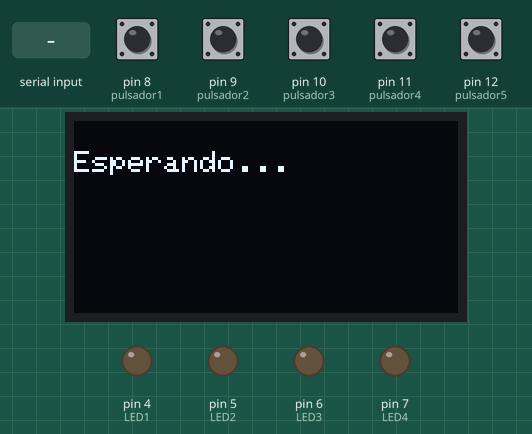
This sketch was run on a simulated Arduino Uno, built with avr-gcc and run on an emulated ATmega328P. Shown: 128×64 one-colour display, output pins drawn as LEDs (lit = HIGH). Dashed ring = blinking. Inputs (shaded band) come from the test bench; at power-on: pin 8 (pulsador1), pin 9 (pulsador2), pin 10 (pulsador3), pin 11 (pulsador4), pin 12 (pulsador5) LOW.

Above: at 2.2 s.
2.3 s: byte 30 received over Serial
At 3.2 s:
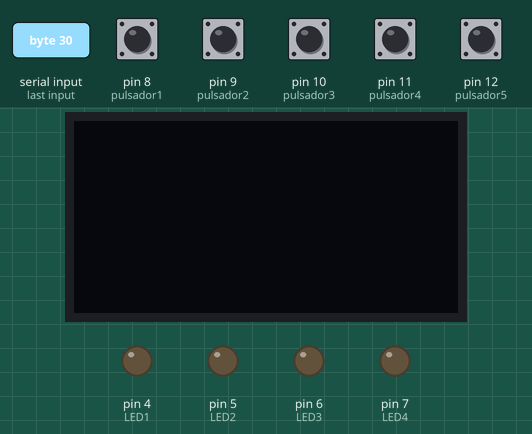
3.8 s: pin 8 (pulsador1) pulled HIGH for 0.15 s
At 4.2 s:
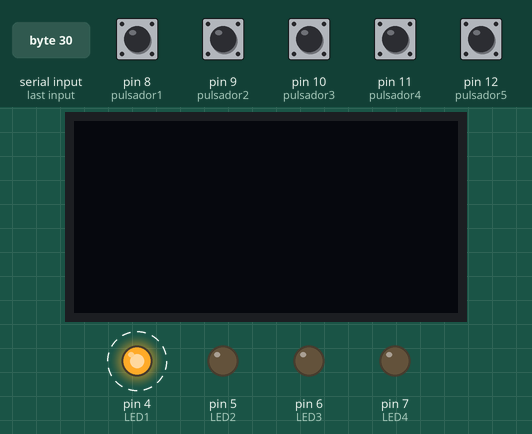
6.9 s: pin 9 (pulsador2) pulled HIGH for 0.15 s
At 7.3 s:
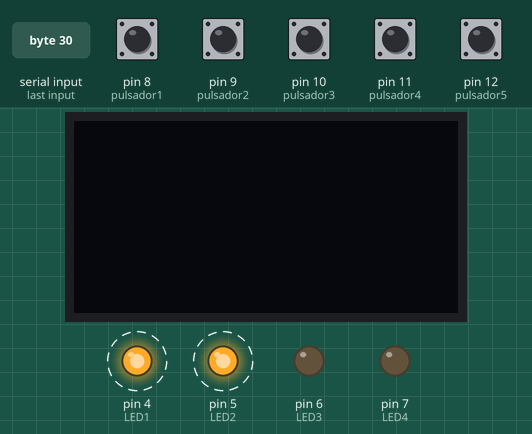
10.0 s: pin 10 (pulsador3) pulled HIGH for 0.15 s
At 10.25 s:
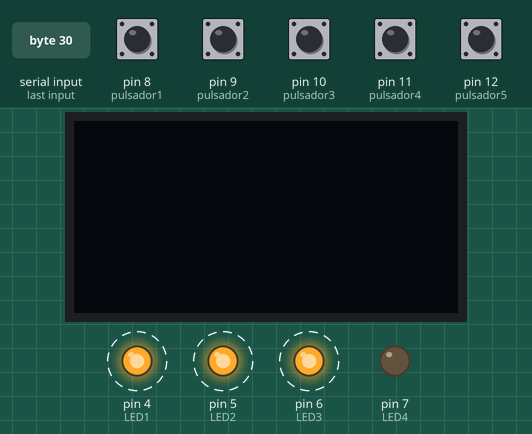
10.7 s: pin 11 (pulsador4) pulled HIGH for 0.15 s
Timing chart, 0 to 14.0 s (numbered marks = the images above; inputs shaded):
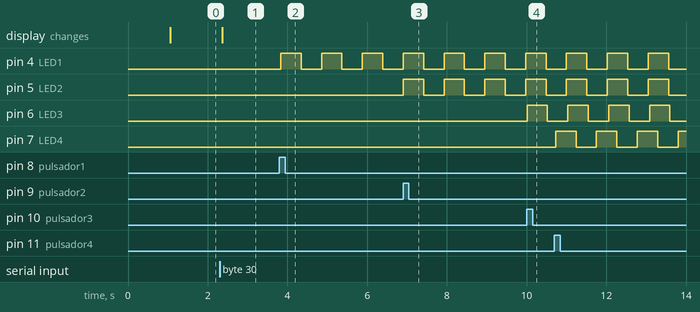

The sketch:

labCorte3UNO.ino
```cpp
//Codigo comunicacion serial entre arduinos Brayan Romero Julian Duarte
// Codigo para arduino UNO


#include <Wire.h>
#include <Adafruit_GFX.h>
#include <Adafruit_SSD1306.h>
#include <Fonts/FreeMonoBold12pt7b.h>
Adafruit_SSD1306 display(128,64);


//------------------Variables millis-------------------------------
unsigned long int flanco_subida1, flanco_subida2, flanco_subida3, flanco_subida4, flanco_subida5;
unsigned long int v_ini_leds[4],v_act_leds;

//Contadores
short int contadores_pulsadores[5] = {0 ,0 ,0 ,0 ,0 };
bool  banderas_parpadeos[4] = {false,false,false,false};
bool cambios_leds[4] = {false,false,false,false};


//-----------------Leds--------------------------------------------
const int LED1 = 4;
const int LED2 = 5;
const int LED3 = 6;
const int LED4 = 7;
//--------------------------------------------------------------


//Lectura de pulsacion
const int pulsador1 = 8;
const int pulsador2 = 9;
const int pulsador3 = 10;
const int pulsador4 = 11;
const int pulsador5 = 12;


short int lectura1 = 0;
short int lectura2 = 0;
short int lectura3 = 0;
short int lectura4 = 0;
short int lectura5 = 0;


short int lectura1_anterior = 0;
short int lectura2_anterior = 0;
short int lectura3_anterior = 0;
short int lectura4_anterior = 0;
short int lectura5_anterior = 0;
//-------------------------------------------------------------------

//Bandera para mostrar
bool vacio = true;

//Variables de recepcion---------------------------------------------
int sensores_recepcion[5] = {-1,0,0,0,0};    //bandera,voltaje,Temperatura,resistencia,luz
bool band1 = false;
bool band2 = false;
bool band3 = false;
bool band4 = false;
bool activado = false;
short int a = 0;
//------------------------------------------------------------------


//----------------Variables para medir voltaje--------------------
float voltaje_leido;
float voltaje_real;
//----------------------------------------------------------------


//---------------Variables de temperatura-------------------------
short int contador_temperatura = 0;
float valor_temperatura;
float Vout_temperatura;
float temperatura_celsius;
//-----------------------------------------------------------------


//--------------Variables de medidor resistencia------------------
short int contador_resistencia = 0;
const float R1_resistencia = 1000;
const float Vin_resistencia = 4.99;
float Vout_resistencia = 0;
float R2_resistencia;
//----------------------------------------------------------------


//--------------Variables sensor luz------------------------------
const float Vin_luz = 4.99;
const float Vmin_luz = 0.09;
const float Vmax_luz = 4.89;
const float R1_luz = 9700;
float distancia_luz=(Vmax_luz-Vmin_luz)/100;
float Vout_luz;
float porcentaje_luz;
//----------------------------------------------------------------


//-----------------Calculos de las variables en loop--------------
void calculo_voltaje(){
  voltaje_leido = (sensores_recepcion[1]* 5)/254.0;
  voltaje_real = voltaje_leido * (50/4.5);
}

void calculo_temperatura(){
  valor_temperatura = sensores_recepcion[2];
  Vout_temperatura = (valor_temperatura*5)/254.0;
  temperatura_celsius = Vout_temperatura*100;

}

void calculo_resistencia(){
  float valor_resistencia = sensores_recepcion[3];
  Vout_resistencia=valor_resistencia * (5 / 254.0);
  R2_resistencia = (Vout_resistencia * R1_resistencia) / (Vin_resistencia-Vout_resistencia);
}

void calculo_luz(){
  float valor_luz = sensores_recepcion[4];
  Vout_luz = valor_luz*( 5 / 254.0 );
  porcentaje_luz = 100 -( Vout_luz - Vmin_luz )/distancia_luz;
  if(porcentaje_luz >= 100.0) porcentaje_luz = 100;
  if(porcentaje_luz <= 0.0) porcentaje_luz = 0;
}


//------------------------------------------------------------------------

void mostrar(){


  if(vacio == true){
    display.clearDisplay();
    display.setCursor(0, 10);
    display.println("Esperando...");
    }


  else{

    display.clearDisplay();

   if(band1 == true) {
      display.setTextColor(WHITE);
    }else{
      display.setTextColor(BLACK);
   }
    display.setCursor(0,10);
    display.print("Voltaje: ");
    display.println(voltaje_real);


    if(band2 == true){
      display.setTextColor(WHITE);
    }else{
      display.setTextColor(BLACK);
    }
    display.cp437(true);
    display.setCursor(0,20);
    display.print("Temperatura: ");
    display.print(temperatura_celsius);
    display.write(167);
    display.println("");


   if(band3 == true) {
      display.setTextColor(WHITE);
    }else{
      display.setTextColor(BLACK);
   }
   // display.setTextSize(1);
    display.setCursor(0,30);
    display.print("Resistencia: ");
    display.println(R2_resistencia);


    if(band4 == true) {
      display.setTextColor(WHITE);
    }else{
      display.setTextColor(BLACK);
    }
   // display.setTextSize(1);
    display.setCursor(0,40);
    display.print("Luz: ");
    display.print(porcentaje_luz);
    display.println(" % ");
  }

    display.display();


}


void parpadeo(){
  v_act_leds = millis();

  if(banderas_parpadeos[0] == true){
    v_act_leds = millis();
    if(v_act_leds - v_ini_leds[0] > 500){
      cambios_leds[0] = !cambios_leds[0];
      digitalWrite(LED1,cambios_leds[0]);
      v_ini_leds[0] = millis();
    }
  }

  if(banderas_parpadeos[1] == true){
    v_act_leds = millis();
    if(v_act_leds - v_ini_leds[1] > 500){
      cambios_leds[1] = !cambios_leds[1];
      digitalWrite(LED2,cambios_leds[1]);
      v_ini_leds[1] = millis();
    }
  }


  if(banderas_parpadeos[2] == true){
    v_act_leds = millis();
    if(v_act_leds - v_ini_leds[2] > 500){
      cambios_leds[2] = !cambios_leds[2];
      digitalWrite(LED3,cambios_leds[2]);
      v_ini_leds[2] = millis();
    }
  }


  if(banderas_parpadeos[3] == true)
  {
    if(v_act_leds - v_ini_leds[3] > 500){
      cambios_leds[3] = !cambios_leds[3];
      digitalWrite(LED4,cambios_leds[3]);
      v_ini_leds[3] = millis();
    }
  }


}


void envio(int a){

  if(a == 1){

    if(banderas_parpadeos[0] == false){banderas_parpadeos[0] = true;}

    contadores_pulsadores[0]++;

    if(contadores_pulsadores[0] > 1){
      Serial.write(1);
      contadores_pulsadores[0] = 0;
    }
  }


  if (a == 2){

    if(banderas_parpadeos[1] == false) banderas_parpadeos[1] = true;

    contadores_pulsadores[1]++;
    if(contadores_pulsadores[1] > 1){
      Serial.write(2);
      contadores_pulsadores[1] = 0;
    }
  }

  if(a == 3){
    if(banderas_parpadeos[2] == false) banderas_parpadeos[2] = true;
    contadores_pulsadores[2]++;

    if(contadores_pulsadores[2] > 1){
      Serial.write(3);
      contadores_pulsadores[2] = 0;
    }
  }


  if (a == 4){
    if(banderas_parpadeos[3] == false) banderas_parpadeos[3] = true;
    contadores_pulsadores[3]++;

    if(contadores_pulsadores[3] > 1){
      Serial.write(4);
      contadores_pulsadores[3] = 0;
    }
  }


  if (a == 5){
    contadores_pulsadores[4]++;

    if(contadores_pulsadores[4] > 1){
      Serial.write(5);
      contadores_pulsadores[4] = 0;
    }
  }


}


void setup() {

  display.begin(SSD1306_SWITCHCAPVCC, 0x3C); //Iniciar pantalla
  display.clearDisplay();
  display.setRotation(0);
  display.setTextSize(1);
  display.setTextColor(WHITE);
  display.dim(false);


  Serial.begin(9600);
  delay(1000);


  pinMode(LED1,OUTPUT);
  pinMode(LED2,OUTPUT);
  pinMode(LED3,OUTPUT);
  pinMode(LED4,OUTPUT);


  pinMode(pulsador1,INPUT);
  pinMode(pulsador2,INPUT);
  pinMode(pulsador3,INPUT);
  pinMode(pulsador4,INPUT);
  pinMode(pulsador5,INPUT);


  for(int m = 0; m < 4; m++){
    v_ini_leds[m] = millis();
  }
}

void loop() {


  mostrar();

  //Lectura de pulsadores
  lectura1 = digitalRead(pulsador1);
  if (lectura1 == HIGH && lectura1_anterior == LOW && (millis() - flanco_subida1) > 50 )
  {
    envio(1);
    flanco_subida1 = millis();

  }
  lectura1_anterior = lectura1;


  lectura2 = digitalRead(pulsador2);
  if (lectura2 == HIGH && lectura2_anterior == LOW && (millis() - flanco_subida2) > 50 )
  {
    envio(2);
    flanco_subida2 = millis();

  }
  lectura2_anterior = lectura2;


  lectura3 = digitalRead(pulsador3);
  if (lectura3 == HIGH && lectura3_anterior == LOW && (millis() - flanco_subida3) > 50 )
  {
    envio(3);
    flanco_subida3 = millis();

  }
  lectura3_anterior = lectura3;

  lectura4 = digitalRead(pulsador4);
  if (lectura4 == HIGH && lectura4_anterior == LOW && (millis() - flanco_subida4) > 50 )
  {
    envio(4);
    flanco_subida4 = millis();

  }
  lectura4_anterior = lectura4;

  lectura5 = digitalRead(pulsador5);
  if (lectura5 == HIGH && lectura5_anterior == LOW && (millis() - flanco_subida5) > 50 )
  {
    envio(5);
    flanco_subida5 = millis();

  }
  lectura5_anterior = lectura5;


  while(Serial.available() > 0){
    delay(5);
    sensores_recepcion[a] = Serial.read();
     a++;
    if(a > 4) a = 0;

    activado = true;
  }

  a = 0;


  if(activado == true){
    vacio = false;
    switch(sensores_recepcion[0]){
      case 1:
        band1 = true;
        calculo_voltaje();
        break;
      case 2:
        band2 = true;
        calculo_temperatura();
        break;
      case 3:
        band3 = true;
        calculo_resistencia();
        break;
      case 4:
        band4 = true;
        calculo_luz();
        break;

      case 5:
        band1 = true;
        band2 = true;
        band3 = true;
        band4 = true;
        calculo_voltaje();
        calculo_temperatura();
        calculo_resistencia();
        calculo_luz();
        break;

      default:
        break;
    }

    activado = false;

  }

  parpadeo();
}
```

Measured:
- after the input at 2.3 s, the display: changes after 0.06 s (image 1)
- after the input at 3.8 s, pin 4 (LED1): alternates HIGH for 0.51 s and LOW for 0.51 s, starting at once
- after the input at 6.9 s, pin 5 (LED2): alternates HIGH for 0.51 s and LOW for 0.51 s, starting at once
- after the input at 10.0 s, pin 6 (LED3): LOW → HIGH at once, → LOW 0.51 s later
- after the input at 10.7 s, pin 7 (LED4): alternates HIGH for 0.51 s and LOW for 0.51 s, starting at once
